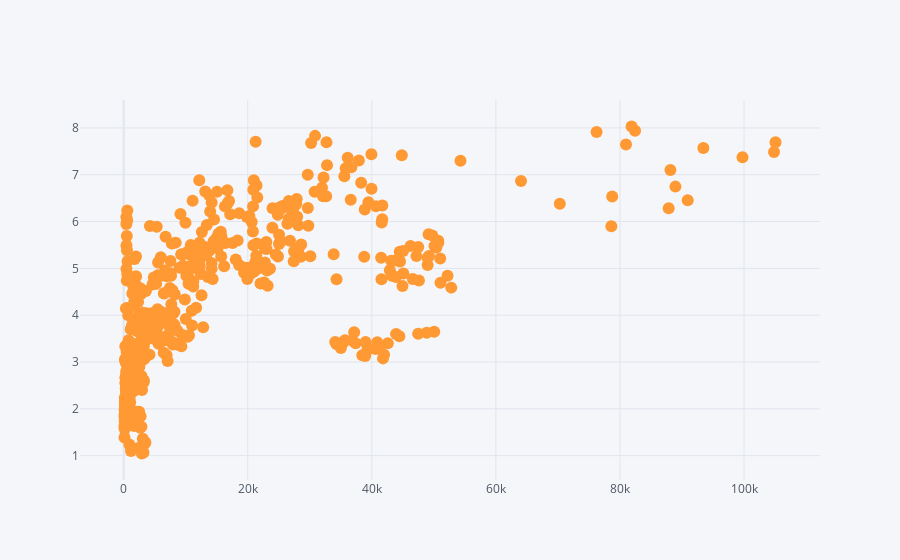

Write notebook code for a chart like this one.
### Code cell
points.iplot(kind='scatter', x='gdp_per_capita', y='edu_percent', mode='markers')

### Figure 1 — Plotly figure (JSON) as saved in the notebook; plotly's stock layout.template omitted (floating-point values rounded to 4 significant figures; data arrays with more than 128 entries replaced by an {"elided": "..."} marker saying what was removed)
{"data": [{"line": {"color": "rgba(255, 153, 51, 1.0)", "dash": "solid", "shape": "linear", "width": 1.3}, "marker": {"size": 12, "symbol": "circle"}, "mode": "markers", "name": "edu_percent", "text": "", "type": "scatter", "x": {"elided": "600 int values"}, "y": {"elided": "600 mixed values"}}], "layout": {"legend": {"bgcolor": "#F5F6F9", "font": {"color": "#4D5663"}}, "paper_bgcolor": "#F5F6F9", "plot_bgcolor": "#F5F6F9", "title": {"font": {"color": "#4D5663"}}, "xaxis": {"gridcolor": "#E1E5ED", "showgrid": true, "tickfont": {"color": "#4D5663"}, "title": {"font": {"color": "#4D5663"}, "text": ""}, "zerolinecolor": "#E1E5ED"}, "yaxis": {"gridcolor": "#E1E5ED", "showgrid": true, "tickfont": {"color": "#4D5663"}, "title": {"font": {"color": "#4D5663"}, "text": ""}, "zerolinecolor": "#E1E5ED"}}}
